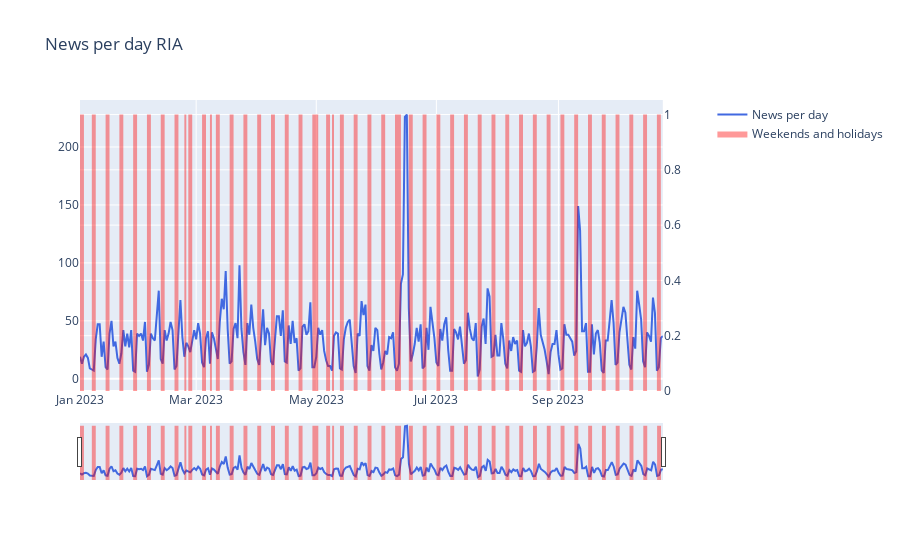

Here is the notebook cell this chart was saved with:
### Code cell
plot_news('RIA')

### Figure 1 — Plotly figure (JSON) as saved in the notebook; plotly's stock layout.template omitted (floating-point values rounded to 4 significant figures; data arrays with more than 128 entries replaced by an {"elided": "..."} marker saying what was removed)
{"data": [{"fill": "tonexty", "fillcolor": "rgba(255, 0, 0, 0.4)", "line": {"color": "rgba(0,0,0,0)", "shape": "hv"}, "name": "Weekends and holidays", "showlegend": true, "type": "scatter", "x": {"elided": "297 str values"}, "xaxis": "x", "y": {"elided": "297 int values"}, "yaxis": "y2"}, {"line": {"color": "rgba(65,105,225,1)"}, "name": "News per day", "type": "scatter", "x": {"elided": "297 str values"}, "y": {"elided": "297 int values"}}], "layout": {"title": {"text": "News per day RIA"}, "xaxis": {"anchor": "y", "domain": [0, 0.94], "rangeslider": {"visible": true}, "type": "date"}, "yaxis": {"anchor": "x", "domain": [0, 1]}, "yaxis2": {"anchor": "x", "overlaying": "y", "side": "right"}}}
